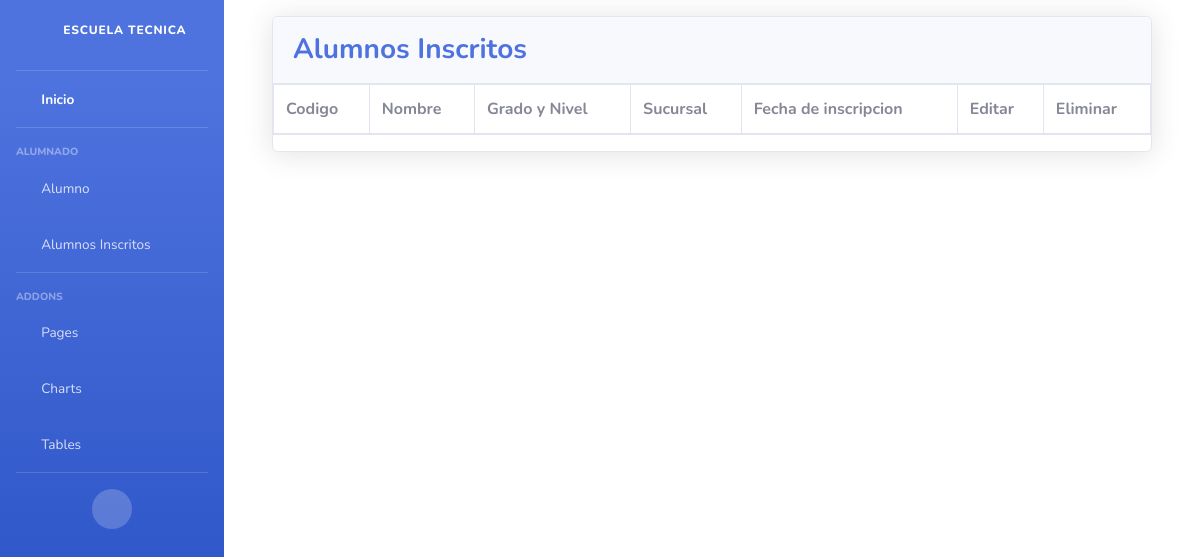
The page /alumnosInscritos/ on the database as committed earlier.
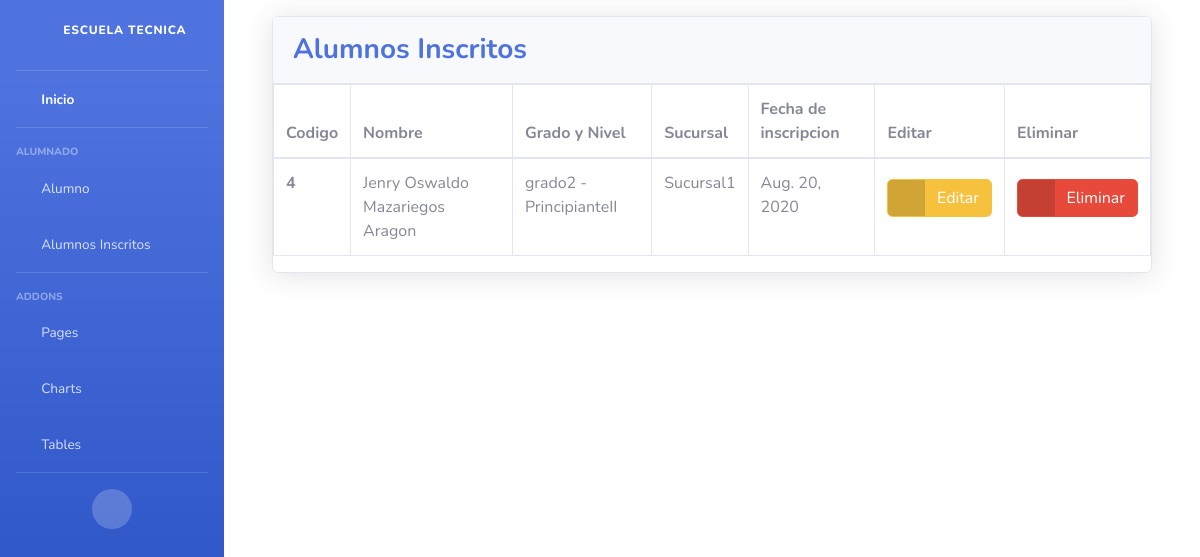
The same page on the database as committed later.
### Models/Inscripcion/models.py (models this page shows, shortened)
class Inscripcion(models.Model):
    id_inscripcion = models.AutoField(primary_key=True)
    alumno_id_alumno = models.ForeignKey(Alumno, on_delete=models.CASCADE)
    nivel_id_nivel = models.ForeignKey(Nivel, on_delete=models.CASCADE)
    sucursal_id_sucursal = models.ForeignKey(Sucursal, on_delete=models.CASCADE)
    fecha = models.DateField()
    nota = models.IntegerField(default=0, blank=True)
    usuario_id_user = models.ForeignKey(User, on_delete=models.CASCADE)

### Models/Alumno/models.py (models this page shows)
class Alumno(models.Model):
    id_alumno = models.AutoField(primary_key=True)
    nombre = models.CharField(max_length=45)
    apellido = models.CharField(max_length=45)
    dpi = models.CharField(max_length=13, unique=True)
    telefono = models.CharField(max_length=10)
    correo = models.EmailField(max_length=125)
    def __str__(self):
        return '{} {}'.format(self.nombre, self.apellido)

### Models/Nivel/models.py (models this page shows)
class Nivel(models.Model):
    id_nivel = models.AutoField(primary_key=True)
    nombre_nivel = models.CharField(max_length=45)
    grado_id_grado = models.ForeignKey(Grado, on_delete=models.CASCADE)
    def __str__(self):
        return '{} {}'.format(self.grado_id_grado, " - " + self.nombre_nivel)

class Grado(models.Model):
    id_grado = models.AutoField(primary_key=True)
    nombre_grado = models.CharField(max_length=45)
    def __str__(self):
        return '{}'.format(self.nombre_grado)

### Models/Sucursal/models.py (models this page shows)
class Sucursal(models.Model):
    id_sucursal = models.AutoField(primary_key=True)
    nombre = models.CharField(max_length=45)
    razon_social = models.CharField(max_length=45)
    direccion = models.CharField(max_length=125)
    correo = models.EmailField(max_length=125)
    telefono = models.CharField(max_length=10)
    def __str__(self):
        return self.nombre

### Models/Inscripcion/views.py (the view)
# urls.py: path("alumnosInscritos/", formularioInscribirView.listar_alumnos, name="mostrarInscritos"),
    def listar_alumnos(request):
        alumnos = Inscripcion.objects.all()
        return render(request, "listAlumnoInscrito.html", {"lb_alumnos": alumnos})

### Templates/listAlumnoInscrito.html (shortened to what this page needs)
{% extends "nabvar.html" %}
{% block content %}
<div class="container-fluid">
    <div class="card shadow mb-4">
          <div class="card-header py-3">
              <h3 class="m-0 font-weight-bold text-primary">Alumnos Inscritos</h3>
            </div>
            <div class="ca  rd-body">
              <div class="table-responsive">
                <table class="table table-bordered" id="dataTable" width="100%" cellspacing="0">
                  <thead>
                    <tr>
                      <th scope= "col">Codigo</th>
                      <th scope= "col">Nombre</th>
                      <th scope= "col">Grado y Nivel</th>
                      <th scope= "col">Sucursal</th>
                      <th scope= "col">Fecha de inscripcion</th>
                      <th scope="col">Editar</th>
                        <th scope="col">Eliminar</th>
                    </tr>
                  </thead>
                  <tbody>
                    {% for alumnos in lb_alumnos %}
                    <tr>
                      <th scope="row">{{ alumnos.pk }}</th>
                      <td>{{ alumnos.alumno_id_alumno }}</td>
                      <td>{{ alumnos.nivel_id_nivel }}</td>
                      <td>{{ alumnos.sucursal_id_sucursal }}</td>
                      <td>{{ alumnos.fecha }}</td>
                        <td>
                            <a href="{% url 'modificarAsignacion' alumnos.pk %}" class="btn btn-warning btn-icon-split">
                                <span class="icon text-white-50">
                                <i class="fas fa-exclamation-triangle"></i>
                                </span>
                                <span class="text">Editar</span>
                            </a>
                        </td>
                        <td>
                            <a href="{% url 'btnEliminar' alumnos.pk %}" class="btn btn-danger btn-icon-split">
                                <span class="icon text-white-50">
                                <i class="fas fa-trash"></i>
                                </span>
                                <span class="text">Eliminar</span>
                            </a>
                        </td>
                    </tr>
                  {% endfor %}
                  </tbody>
                </table>
              </div>
            </div>
    </div>
</div>
{% endblock %}

Rows that differ between the two databases and show on the page:
added Inscripcion: pk "4", alumno_id_alumno "Jenry Oswaldo Mazariegos Aragon", nivel_id_nivel "grado2 - PrincipianteII", sucursal_id_sucursal "Sucursal1", fecha "Aug. 20, 2020"
